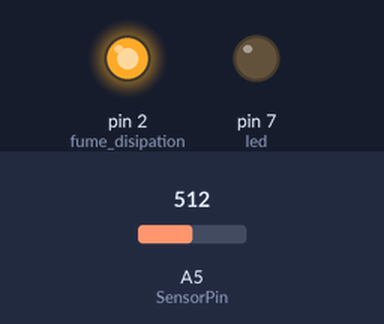
A sketch run on a simulated Arduino Uno, built with avr-gcc and run on an emulated ATmega328P. On the bench: output pins drawn as LEDs (lit = HIGH). The test bench sets the inputs (shaded band); at power-on: A5 (SensorPin) = 512. What the sketch prints to the serial monitor is not drawn.

Above: at 0.1 s.
At 5.1 s:
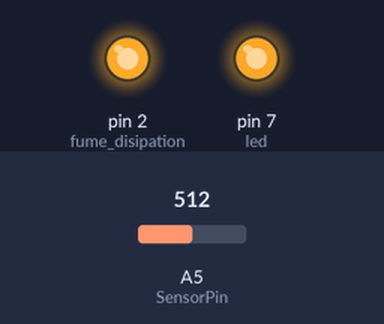
Timing chart, 0 to 6.6 s (numbered marks = the images above):
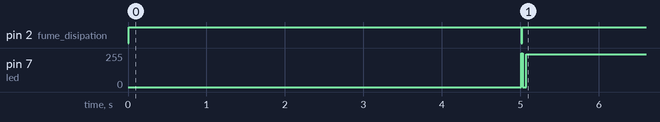

Measured:
- by itself, pin 2 (fume_disipation): HIGH → LOW at 5.0 s, → HIGH 0.01 s later
- by itself, pin 7 (led): 0/255 → 246/255 at 5.0 s

The sketch:

FumeSensor.ino
```cpp
int  SensorPin = A5;
int led = 7;
float SensorOut = 0;
float SensorVo = 0;
float  Dust = 0;
float Voltage_noDust = 0.9; //value from datasheet
float  K = 0.5;             //Sensitivity from the datasheet 0.5V/ugm/m^3
int fume_disipation=  2;
double power_time = 0;

void setup()
{
  pinMode(led,OUTPUT);
  pinMode(fume_disipation,OUTPUT);
  Serial.begin(115200);
  delay(10);
  digitalWrite (fume_disipation, HIGH);
  delay(5000);
  digitalWrite (fume_disipation, LOW);

}

void loop()
{
  digitalWrite(led,LOW);          //turning on the sensor led
  delayMicroseconds(280);         //wait for 0.28ms
  SensorOut = analogRead(SensorPin);    //read the sensor output voltage
  delayMicroseconds(50);                //wait for 50us
  digitalWrite(led,HIGH);               //turning  off sensor led the led
  delayMicroseconds(9670);              //wait for (10000-280-50)=9670us
  SensorVo = SensorOut*(5.0/1024);      //calculating sensor output voltage with 5V input
  Dust = (SensorVo-Voltage_noDust)*100/K;     //calculating Dust density(ugm)/m^3

  if ( Dust < 0)
  {
    Dust = 0.00;
  }
Serial.println(Dust);

if (Dust > 100){
 digitalWrite (fume_disipation, HIGH);
 power_time = millis();
}
else  {
  if ((millis() - power_time) >= 5000){
    digitalWrite (fume_disipation, LOW);
  }

}
}
```
